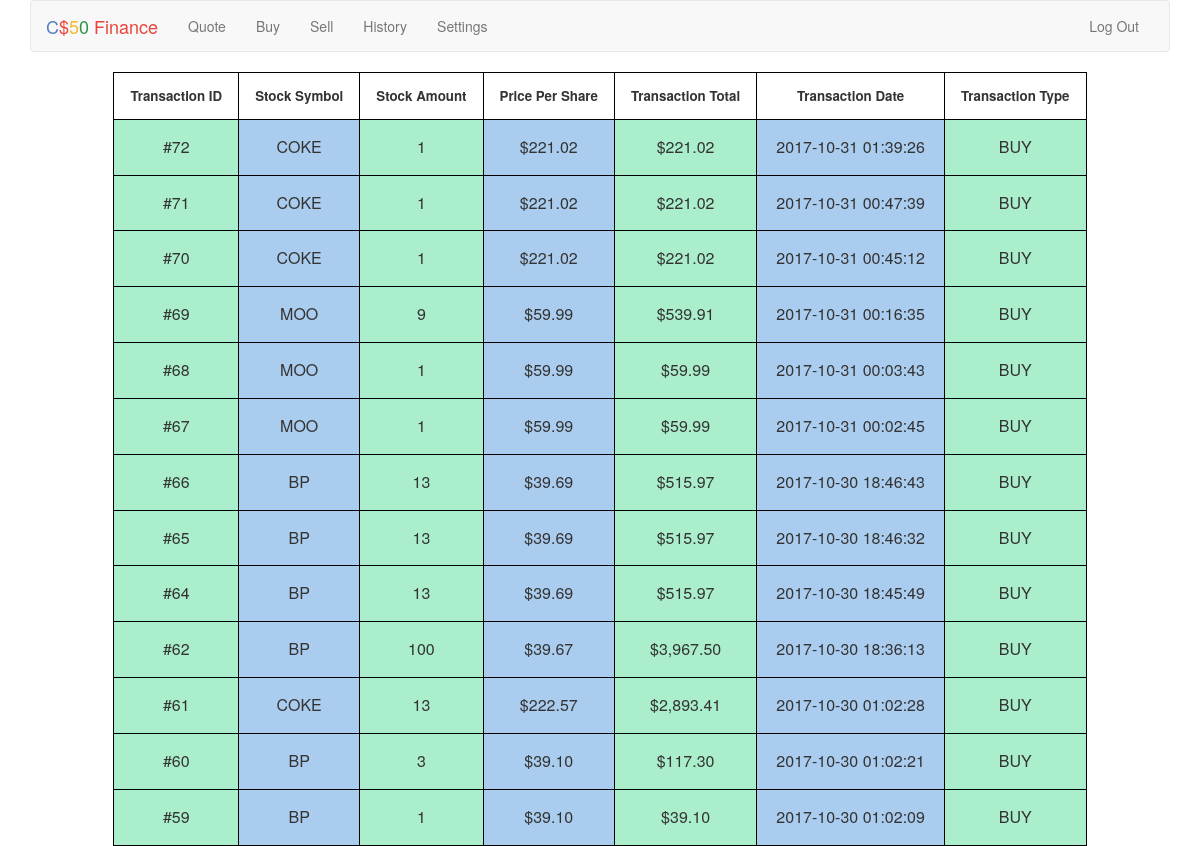
Screenshot of /history (signed in) with the database file from the repository.
### tables this page shows
CREATE TABLE "transactions"(
transaction_id INTEGER PRIMARY KEY AUTOINCREMENT,
user_id INTEGER NOT NULL,
symbol TEXT NOT NULL,
pps REAL NOT NULL,
shares_amount INTEGER NOT NULL,
transaction_type TEXT NOT NULL,
transaction_date DATETIME NOT NULL DEFAULT CURRENT_TIMESTAMP,
FOREIGN KEY(user_id) REFERENCES users(user_id)
);

### application.py (the view)
@app.route("/history")
@login_required
def history():
    user_history = db.execute("SELECT transaction_id, symbol, pps, shares_amount, pps*shares_amount AS total, transaction_type, transaction_date FROM transactions WHERE user_id = :current_user ORDER BY transaction_date DESC", current_user=session["user_id"])
    return render_template("history.html", user_history=user_history)

### helpers.py (called while the page is built)
def login_required(f):
    @wraps(f)
    def decorated_function(*args, **kwargs):
        if session.get("user_id") is None:
            return redirect("/login")
        return f(*args, **kwargs)
    return decorated_function

def usd(value):
    return f"${value:,.2f}"

### templates/history.html (shortened to what this page needs)
{% extends "layout.html" %}
{% block main %}
<div class="receipt-box">
    <table>
        <thead>
            <tr>
                <th> Transaction ID</th>
                <th> Stock Symbol </th>
                <th> Stock Amount </th>
                <th> Price Per Share </th>
                <th> Transaction Total </th>
                <th> Transaction Date </th>
                <th> Transaction Type</th>
            </tr>
        </thead>
        <tbody>
            {% for row in user_history %}
            <tr>
                <td>#{{ row.transaction_id }}</td>
                <td>{{ row.symbol }}</td>
                <td>{{ row.shares_amount }}</td>
                <td>{{ row.pps | usd }}</td>
                <td>{{ row.total | usd  }}</td>
                <td>{{ row.transaction_date }}</td>
                <td>{{ row.transaction_type }}</td>
            </tr>
            {% endfor %}
        </tbody>
    </table>
</div>
{% endblock %}

### static/styles.css (style rules this page uses)
main td { text-align: left; }
.receipt-box table { margin: 0 auto; }
.receipt-box thead { font-size: 10pt; }
.receipt-box tbody { font-size: 12pt; background-color: #ace; }
.receipt-box th { border: 1px solid black; padding: 1em 1.2em; text-align: center; }
.receipt-box td { padding: 1em 1.2em; text-align: center; border: 1px solid black; }
.receipt-box tbody td:nth-child(odd) { background-color: #aec; }

### rows the page displays
transactions: transaction_id "72", symbol "COKE", shares_amount "1", pps "$221.02", total "$221.02", transaction_date "2017-10-31 01:39:26", transaction_type "BUY"
transactions: transaction_id "71", symbol "COKE", shares_amount "1", pps "$221.02", total "$221.02", transaction_date "2017-10-31 00:47:39", transaction_type "BUY"
transactions: transaction_id "70", symbol "COKE", shares_amount "1", pps "$221.02", total "$221.02", transaction_date "2017-10-31 00:45:12", transaction_type "BUY"
transactions: transaction_id "69", symbol "MOO", shares_amount "9", pps "$59.99", total "$539.91", transaction_date "2017-10-31 00:16:35", transaction_type "BUY"
transactions: transaction_id "68", symbol "MOO", shares_amount "1", pps "$59.99", total "$59.99", transaction_date "2017-10-31 00:03:43", transaction_type "BUY"
transactions: transaction_id "67", symbol "MOO", shares_amount "1", pps "$59.99", total "$59.99", transaction_date "2017-10-31 00:02:45", transaction_type "BUY"
transactions: transaction_id "66", symbol "BP", shares_amount "13", pps "$39.69", total "$515.97", transaction_date "2017-10-30 18:46:43", transaction_type "BUY"
transactions: transaction_id "65", symbol "BP", shares_amount "13", pps "$39.69", total "$515.97", transaction_date "2017-10-30 18:46:32", transaction_type "BUY"
transactions: transaction_id "64", symbol "BP", shares_amount "13", pps "$39.69", total "$515.97", transaction_date "2017-10-30 18:45:49", transaction_type "BUY"
transactions: transaction_id "62", symbol "BP", shares_amount "100", pps "$39.67", total "$3,967.50", transaction_date "2017-10-30 18:36:13", transaction_type "BUY"
transactions: transaction_id "61", symbol "COKE", shares_amount "13", pps "$222.57", total "$2,893.41", transaction_date "2017-10-30 01:02:28", transaction_type "BUY"
transactions: transaction_id "60", symbol "BP", shares_amount "3", pps "$39.10", total "$117.30", transaction_date "2017-10-30 01:02:21", transaction_type "BUY"
transactions: transaction_id "59", symbol "BP", shares_amount "1", pps "$39.10", total "$39.10", transaction_date "2017-10-30 01:02:09", transaction_type "BUY"
